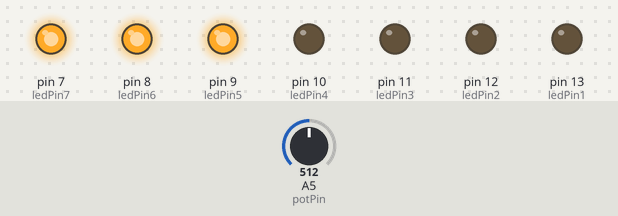
This sketch was run on a simulated Arduino Uno, built with avr-gcc and run on an emulated ATmega328P. Shown: output pins drawn as LEDs (lit = HIGH). The test bench sets the inputs (shaded band); at power-on: A5 (potPin) = 512. What the sketch prints to the serial monitor is not drawn.

Above: at 1.2 s.
1.3 s: A5 (potPin) set to 554
At 2.3 s:
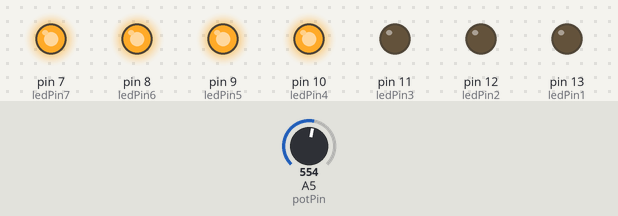
2.8 s: A5 (potPin) set to 670
4.3 s: A5 (potPin) set to 687
At 4.6 s:
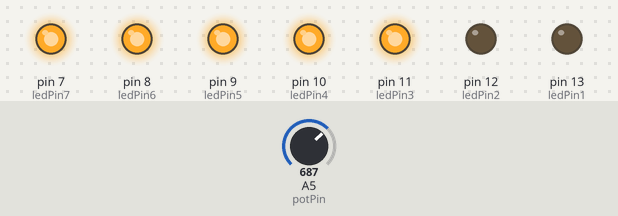
5.8 s: A5 (potPin) set to 796
7.3 s: A5 (potPin) set to 823
At 8.0 s:
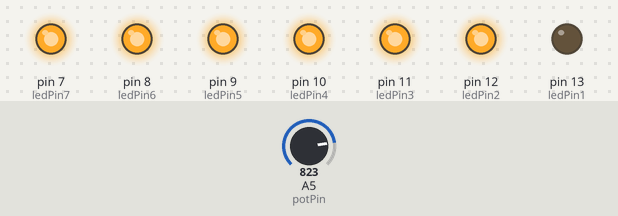
8.8 s: A5 (potPin) set to 716
At 9.2 s:
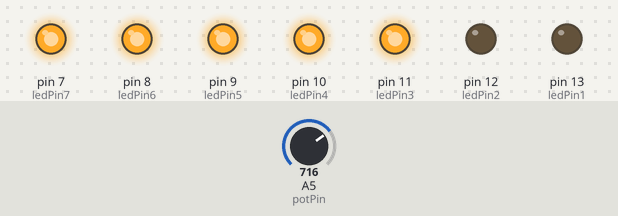
Timing chart, 0 to 11.3 s (numbered marks = the images above; inputs shaded):
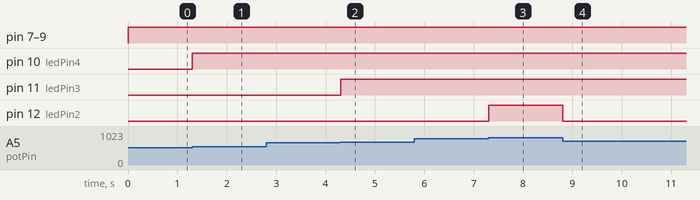

The sketch:

Opdracht_4.ino
```cpp
//https://brightspace.adainforma.tk/lessons/inf/bp4_hwi_02/
//https://docs.arduino.cc/built-in-examples/basics/AnalogReadSerial
//https://www.arduino.cc/reference/en/language/functions/math/map/

//potentionmeter aansluiten op A5
const int potPin = A5;

//Led's aansluiten
const int ledPin1 = 13;
const int ledPin2 = 12;
const int ledPin3 = 11;
const int ledPin4 = 10;
const int ledPin5 = 9;
const int ledPin6 = 8;
const int ledPin7 = 7;

//startwaarde van de potentiometer bepalen
int potentiowaarde = 0;


void setup()
{
  pinMode (ledPin1, OUTPUT);
  pinMode (ledPin2, OUTPUT);
  pinMode (ledPin3, OUTPUT);
  pinMode (ledPin4, OUTPUT);
  pinMode (ledPin5, OUTPUT);
  pinMode (ledPin6, OUTPUT);
  pinMode (ledPin7, OUTPUT);

  //potentiometer uitlezen
  Serial.begin(9600);

}

void loop()
{
  // value van potentiometer ophalen
  int val = analogRead(potPin);

  //map functie aanmaken
  int draaiknop = map(val, 0, 950, 7, 14);

  //monitoren potentiometer waarde
  Serial.println(draaiknop);

  //functie aanroepen
  aansturing(draaiknop);
}

//aansturingsfunctie aanmaken
void aansturing(int mapval)
{for (int led = 7; led <= 13; led++){
  if (led >= mapval){
  digitalWrite(led, LOW);
  }
  else {
  digitalWrite(led, HIGH);
  }
}

}
```

Measured:
- the behaviour switches between 542 and 543 on A5 (potPin) (found by bisection; images 0 and 1)
- the behaviour switches between 678 and 679 on A5 (potPin) (found by bisection; images 1 and 2)
- the behaviour switches between 814 and 815 on A5 (potPin) (found by bisection; images 2 and 3)
- after the input at 1.3 s, pin 10 (ledPin4): LOW → HIGH at once
- after the input at 4.3 s, pin 11 (ledPin3): LOW → HIGH at once
- after the input at 7.3 s, pin 12 (ledPin2): LOW → HIGH at once
- after the input at 8.8 s, pin 12 (ledPin2): HIGH → LOW at once
